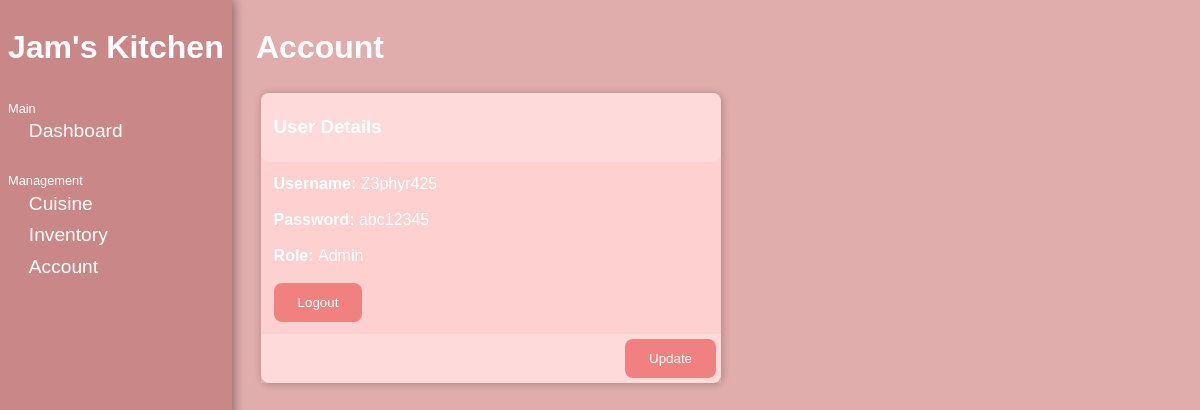
The app's page /?view=account (signed in) with its own data.
### tables this page shows
CREATE TABLE `users` (
  `username` varchar(50) NOT NULL,
  `password` varchar(50) NOT NULL,
  `role` varchar(50) NOT NULL
);

### account.php (the view, shortened to what this page needs)
<?php
    include 'conn.php';
?>
<div class="container">
    <h1>Account</h1>
    <div class="con">
        <div class="content">
            <div class="contentHeader">
                <h3>User Details</h3>
            </div>
            <div class="contentBody">
                <form action="" method="post">
                <?php
                    $sql = "SELECT * FROM users WHERE username='$username'";
                    $result = mysqli_query($conn, $sql);
                    if($result->num_rows > 0){
                        while($rows = $result->fetch_assoc()){
                            echo "<b>Username: </b><span>". $rows['username'] . "</span><br><br>";
                            echo "<b>Password: </b><span>". $rows['password'] . "</span><br><br>";
                            if($rows['role'] == 1){
                                echo "<b>Role: </b><span>Admin</span><br><br>";
                            }else{
                                echo "<b>Role: </b><span>User</span>";
                            }
                        }
                    }
                ?>
                <button type="submit" name="logout" id="logout" class="btn">Logout</button>
                </form>
            </div>
            <div class="contentFooter">
                <?php
                    echo "<button id='update' class='btn'>Update</button>";
                ?>
            </div>
        </div>
    </div>
</div>

### index.css (style rules this page uses)
* { font-family: Arial, Helvetica, sans-serif; color: #FFF; }
body { background-color: #E1ACAC ; margin: 0; }
.container { padding-top: 0.5rem; padding-left: 16rem; }
.con { display: flex; justify-content: start; width: 58.7vh; flex-wrap: wrap; }
.content { display: flex; justify-content: start; flex-direction: column; background-color: #FFD0D0; width: 25vh; height: 25vh; text-align: center; padding: 1rem; border-radius: 0.5rem; margin: 0.3rem; box-shadow: 1px 1px 7px 1px rgba(0, 0, 0, 0.2); }
.btn { outline: none; border: none; background-color: #f18080; padding: 0.75rem 1.5rem; border-radius: 0.5rem; cursor: pointer; transition: 0.2s ease; }

### account.php (style rules this page uses)
.con { padding: 0; }
.content { padding: 0; width: 80vh; height: max-content; }
.content h3 { text-align: start; margin-left: 0.5rem; }
.contentHeader { display:flex; justify-content: space-between; background-color: rgba(255, 255, 255, 0.2); padding: 0.3rem; border-radius: 0.5rem; }
.contentBody { text-align: start; padding: 0.8rem; }
.contentFooter { background-color: rgba(255, 255, 255, 0.2); text-align: right; padding: 0.3rem; }

### records on screen
users: username "Z3phyr425", password "abc12345", shows "Role:", role "Admin"
